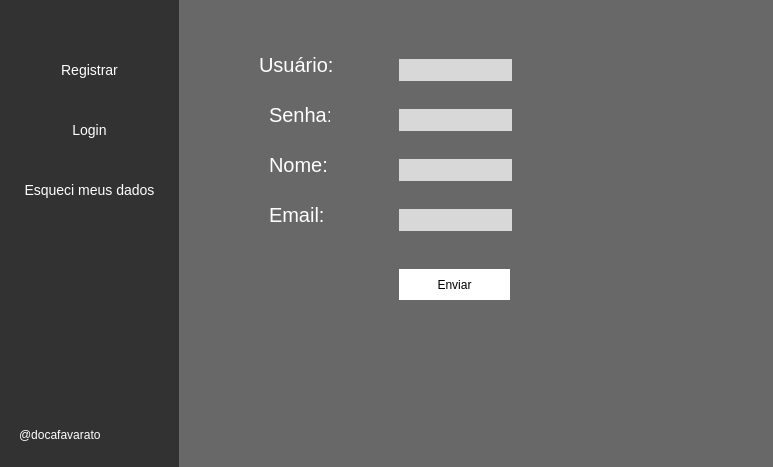
<?xml version="1.0" encoding="UTF-8"?>
<ui version="4.0">
 <class>MainWindow</class>
 <widget class="QMainWindow" name="MainWindow">
  <property name="geometry">
   <rect>
    <x>0</x>
    <y>0</y>
    <width>773</width>
    <height>467</height>
   </rect>
  </property>
  <property name="windowTitle">
   <string>MainWindow</string>
  </property>
  <widget class="QWidget" name="centralwidget">
   <widget class="QFrame" name="frame">
    <property name="geometry">
     <rect>
      <x>-31</x>
      <y>-11</y>
      <width>211</width>
      <height>481</height>
     </rect>
    </property>
    <property name="sizePolicy">
     <sizepolicy hsizetype="Fixed" vsizetype="Fixed">
      <horstretch>0</horstretch>
      <verstretch>0</verstretch>
     </sizepolicy>
    </property>
    <property name="styleSheet">
     <string notr="true">background-color: rgb(50, 50, 50);</string>
    </property>
    <property name="frameShape">
     <enum>QFrame::StyledPanel</enum>
    </property>
    <property name="frameShadow">
     <enum>QFrame::Raised</enum>
    </property>
    <widget class="QPushButton" name="registrar">
     <property name="geometry">
      <rect>
       <x>30</x>
       <y>50</y>
       <width>181</width>
       <height>61</height>
      </rect>
     </property>
     <property name="styleSheet">
      <string notr="true">QPushButton {
	font-size: 14px;
    border-style: none;	
	color: white;
}

QPushButton::hover {
    border-style: solid;	
	background-color: rgb(110, 110, 110);
}</string>
     </property>
     <property name="text">
      <string>Registrar</string>
     </property>
    </widget>
    <widget class="QPushButton" name="login">
     <property name="geometry">
      <rect>
       <x>30</x>
       <y>110</y>
       <width>181</width>
       <height>61</height>
      </rect>
     </property>
     <property name="styleSheet">
      <string notr="true">QPushButton {
	font-size: 14px;
    border-style: none;	
	color: white;
}

QPushButton::hover {
    border-style: solid;	
	background-color: rgb(110, 110, 110);
}

</string>
     </property>
     <property name="text">
      <string>Login</string>
     </property>
    </widget>
    <widget class="QLabel" name="label_7">
     <property name="geometry">
      <rect>
       <x>50</x>
       <y>420</y>
       <width>91</width>
       <height>51</height>
      </rect>
     </property>
     <property name="styleSheet">
      <string notr="true">color: white;</string>
     </property>
     <property name="text">
      <string>@docafavarato</string>
     </property>
     <property name="openExternalLinks">
      <bool>true</bool>
     </property>
    </widget>
    <widget class="QPushButton" name="esqueci">
     <property name="geometry">
      <rect>
       <x>30</x>
       <y>170</y>
       <width>181</width>
       <height>61</height>
      </rect>
     </property>
     <property name="styleSheet">
      <string notr="true">QPushButton {
	font-size: 14px;
    border-style: none;	
	color: white;
}

QPushButton::hover {
    border-style: solid;	
	background-color: rgb(110, 110, 110);
}

</string>
     </property>
     <property name="text">
      <string>Esqueci meus dados</string>
     </property>
    </widget>
   </widget>
   <widget class="QStackedWidget" name="Pages">
    <property name="geometry">
     <rect>
      <x>179</x>
      <y>-1</y>
      <width>601</width>
      <height>471</height>
     </rect>
    </property>
    <property name="styleSheet">
     <string notr="true">background-color: rgb(104, 104, 104);</string>
    </property>
    <property name="currentIndex">
     <number>0</number>
    </property>
    <widget class="QWidget" name="page">
     <widget class="QLabel" name="label">
      <property name="geometry">
       <rect>
        <x>80</x>
        <y>50</y>
        <width>81</width>
        <height>31</height>
       </rect>
      </property>
      <property name="styleSheet">
       <string notr="true">color: white;
font-size: 20px;</string>
      </property>
      <property name="text">
       <string>Usuário:</string>
      </property>
     </widget>
     <widget class="QLabel" name="label_2">
      <property name="geometry">
       <rect>
        <x>90</x>
        <y>100</y>
        <width>61</width>
        <height>31</height>
       </rect>
      </property>
      <property name="styleSheet">
       <string notr="true">color: white;
font-size: 20px;</string>
      </property>
      <property name="text">
       <string>Senha:</string>
      </property>
     </widget>
     <widget class="QLabel" name="label_3">
      <property name="geometry">
       <rect>
        <x>90</x>
        <y>150</y>
        <width>61</width>
        <height>31</height>
       </rect>
      </property>
      <property name="styleSheet">
       <string notr="true">color: white;
font-size: 20px;</string>
      </property>
      <property name="text">
       <string>Nome:</string>
      </property>
     </widget>
     <widget class="QLabel" name="label_4">
      <property name="geometry">
       <rect>
        <x>90</x>
        <y>200</y>
        <width>61</width>
        <height>31</height>
       </rect>
      </property>
      <property name="styleSheet">
       <string notr="true">color: white;
font-size: 20px;</string>
      </property>
      <property name="text">
       <string>Email:</string>
      </property>
     </widget>
     <widget class="QLineEdit" name="usuarioIn">
      <property name="geometry">
       <rect>
        <x>220</x>
        <y>60</y>
        <width>113</width>
        <height>22</height>
       </rect>
      </property>
      <property name="styleSheet">
       <string notr="true">background-color: white;
background-color: rgb(216, 216, 216);
border-style: none;</string>
      </property>
      <property name="clearButtonEnabled">
       <bool>true</bool>
      </property>
     </widget>
     <widget class="QLineEdit" name="senhaIn">
      <property name="geometry">
       <rect>
        <x>220</x>
        <y>110</y>
        <width>113</width>
        <height>22</height>
       </rect>
      </property>
      <property name="styleSheet">
       <string notr="true">background-color: white;
background-color: rgb(216, 216, 216);
border-style: none;</string>
      </property>
      <property name="clearButtonEnabled">
       <bool>true</bool>
      </property>
     </widget>
     <widget class="QLineEdit" name="nomeIn">
      <property name="geometry">
       <rect>
        <x>220</x>
        <y>160</y>
        <width>113</width>
        <height>22</height>
       </rect>
      </property>
      <property name="styleSheet">
       <string notr="true">background-color: white;
background-color: rgb(216, 216, 216);
border-style: none;</string>
      </property>
      <property name="clearButtonEnabled">
       <bool>true</bool>
      </property>
     </widget>
     <widget class="QPushButton" name="enviar">
      <property name="geometry">
       <rect>
        <x>220</x>
        <y>270</y>
        <width>111</width>
        <height>31</height>
       </rect>
      </property>
      <property name="cursor">
       <cursorShape>PointingHandCursor</cursorShape>
      </property>
      <property name="styleSheet">
       <string notr="true">QPushButton {
	background-color: white;
	border-style: none;
}

QPushButton::pressed {
	background-color: rgb(110, 110, 110);
}</string>
      </property>
      <property name="text">
       <string>Enviar</string>
      </property>
      <property name="shortcut">
       <string>Return</string>
      </property>
     </widget>
     <widget class="QLineEdit" name="emailIn">
      <property name="geometry">
       <rect>
        <x>220</x>
        <y>210</y>
        <width>113</width>
        <height>22</height>
       </rect>
      </property>
      <property name="styleSheet">
       <string notr="true">background-color: white;
background-color: rgb(216, 216, 216);
border-style: none;</string>
      </property>
      <property name="clearButtonEnabled">
       <bool>true</bool>
      </property>
     </widget>
    </widget>
    <widget class="QWidget" name="page_2">
     <widget class="QLabel" name="label_5">
      <property name="geometry">
       <rect>
        <x>80</x>
        <y>50</y>
        <width>81</width>
        <height>31</height>
       </rect>
      </property>
      <property name="styleSheet">
       <string notr="true">color: white;
font-size: 20px;</string>
      </property>
      <property name="text">
       <string>Usuário:</string>
      </property>
     </widget>
     <widget class="QLineEdit" name="usuarioLo">
      <property name="geometry">
       <rect>
        <x>220</x>
        <y>60</y>
        <width>113</width>
        <height>22</height>
       </rect>
      </property>
      <property name="styleSheet">
       <string notr="true">background-color: white;
background-color: rgb(216, 216, 216);
border-style: none;</string>
      </property>
      <property name="clearButtonEnabled">
       <bool>true</bool>
      </property>
     </widget>
     <widget class="QLabel" name="label_6">
      <property name="geometry">
       <rect>
        <x>90</x>
        <y>100</y>
        <width>61</width>
        <height>31</height>
       </rect>
      </property>
      <property name="styleSheet">
       <string notr="true">color: white;
font-size: 20px;</string>
      </property>
      <property name="text">
       <string>Senha:</string>
      </property>
     </widget>
     <widget class="QLineEdit" name="senhaLo">
      <property name="geometry">
       <rect>
        <x>220</x>
        <y>110</y>
        <width>113</width>
        <height>22</height>
       </rect>
      </property>
      <property name="styleSheet">
       <string notr="true">background-color: white;
background-color: rgb(216, 216, 216);
border-style: none;</string>
      </property>
      <property name="inputMethodHints">
       <set>Qt::ImhHiddenText</set>
      </property>
      <property name="inputMask">
       <string/>
      </property>
      <property name="maxLength">
       <number>32767</number>
      </property>
      <property name="placeholderText">
       <string/>
      </property>
      <property name="cursorMoveStyle">
       <enum>Qt::LogicalMoveStyle</enum>
      </property>
      <property name="clearButtonEnabled">
       <bool>true</bool>
      </property>
     </widget>
     <widget class="QPushButton" name="logar">
      <property name="geometry">
       <rect>
        <x>220</x>
        <y>160</y>
        <width>111</width>
        <height>31</height>
       </rect>
      </property>
      <property name="cursor">
       <cursorShape>PointingHandCursor</cursorShape>
      </property>
      <property name="styleSheet">
       <string notr="true">QPushButton {
	background-color: white;
	border-style: none;
}

QPushButton::pressed {
	background-color: rgb(110, 110, 110);
}</string>
      </property>
      <property name="text">
       <string>Logar</string>
      </property>
      <property name="shortcut">
       <string>Return</string>
      </property>
     </widget>
    </widget>
    <widget class="QWidget" name="page_3">
     <widget class="QLabel" name="label_8">
      <property name="geometry">
       <rect>
        <x>80</x>
        <y>50</y>
        <width>61</width>
        <height>31</height>
       </rect>
      </property>
      <property name="styleSheet">
       <string notr="true">color: white;
font-size: 20px;</string>
      </property>
      <property name="text">
       <string>Email:</string>
      </property>
     </widget>
     <widget class="QLineEdit" name="emailEs">
      <property name="geometry">
       <rect>
        <x>220</x>
        <y>60</y>
        <width>113</width>
        <height>22</height>
       </rect>
      </property>
      <property name="styleSheet">
       <string notr="true">background-color: white;
background-color: rgb(216, 216, 216);
border-style: none;</string>
      </property>
      <property name="clearButtonEnabled">
       <bool>true</bool>
      </property>
     </widget>
     <widget class="QPushButton" name="enviarEmail">
      <property name="geometry">
       <rect>
        <x>220</x>
        <y>110</y>
        <width>111</width>
        <height>31</height>
       </rect>
      </property>
      <property name="cursor">
       <cursorShape>PointingHandCursor</cursorShape>
      </property>
      <property name="styleSheet">
       <string notr="true">QPushButton {
	background-color: white;
	border-style: none;
}

QPushButton::pressed {
	background-color: rgb(110, 110, 110);
}</string>
      </property>
      <property name="text">
       <string>Enviar</string>
      </property>
      <property name="shortcut">
       <string>Return</string>
      </property>
     </widget>
     <widget class="QLabel" name="label_9">
      <property name="geometry">
       <rect>
        <x>70</x>
        <y>220</y>
        <width>461</width>
        <height>111</height>
       </rect>
      </property>
      <property name="styleSheet">
       <string notr="true">font: 16pt &quot;Segoe UI&quot;;
color: white;</string>
      </property>
      <property name="text">
       <string>Você receberá um email com instruções
para recuperar os seus dados. Lembre-se
de anotá-los para não esquecer mais.</string>
      </property>
     </widget>
    </widget>
   </widget>
  </widget>
  <widget class="QMenuBar" name="menubar">
   <property name="geometry">
    <rect>
     <x>0</x>
     <y>0</y>
     <width>773</width>
     <height>22</height>
    </rect>
   </property>
  </widget>
 </widget>
 <tabstops>
  <tabstop>registrar</tabstop>
  <tabstop>login</tabstop>
  <tabstop>esqueci</tabstop>
  <tabstop>usuarioIn</tabstop>
  <tabstop>senhaIn</tabstop>
  <tabstop>nomeIn</tabstop>
  <tabstop>emailIn</tabstop>
  <tabstop>enviar</tabstop>
  <tabstop>usuarioLo</tabstop>
  <tabstop>senhaLo</tabstop>
  <tabstop>logar</tabstop>
  <tabstop>emailEs</tabstop>
  <tabstop>enviarEmail</tabstop>
 </tabstops>
 <resources/>
 <connections/>
</ui>
